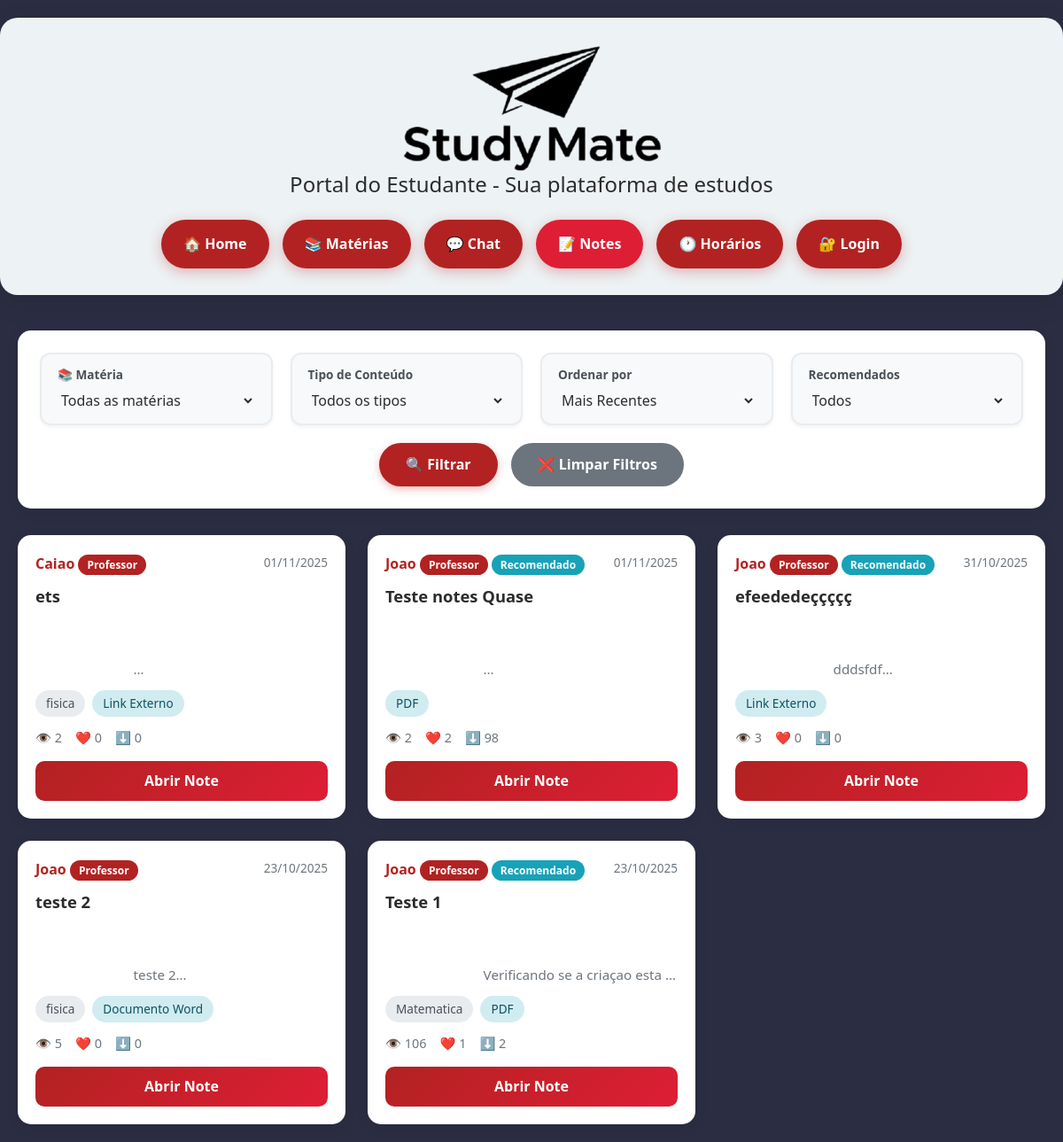
Page /notes/ on the earlier database version.
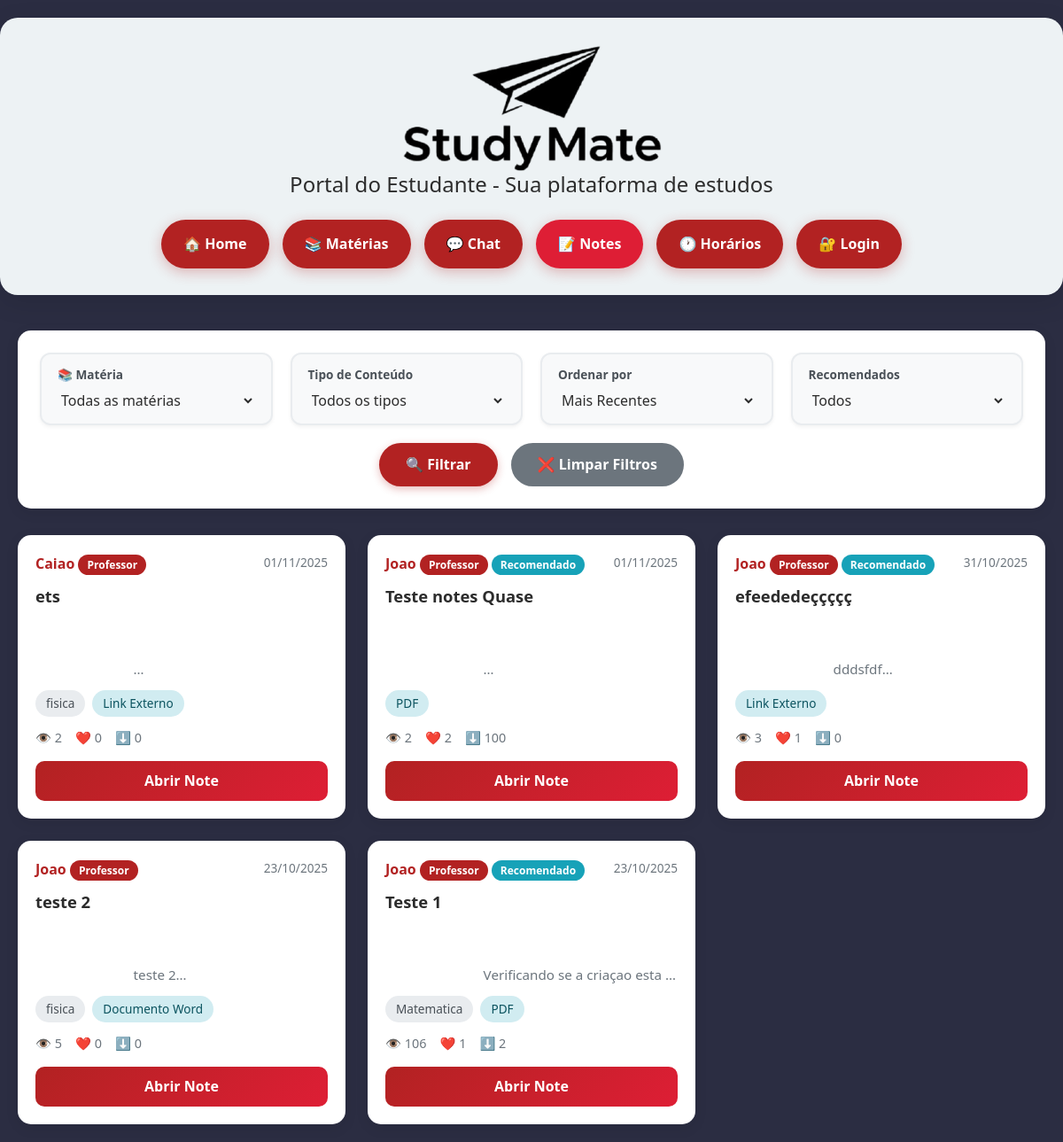
Same page on the later database version.
### notes/models.py (models this page shows, shortened)
class Note(models.Model):
    FILE_TYPES = [
        ('DOC', 'Documento Word'),
        ('PDF', 'PDF'),
        ('PPT', 'Apresentação'),
        ('LINK', 'Link Externo'),
    ]
    author = models.ForeignKey(User, on_delete=models.CASCADE, related_name='notes', verbose_name='Autor')
    title = models.CharField(max_length=50, verbose_name='Título')  # Limite reduzido para 50
    description = models.TextField(max_length=400, blank=True, verbose_name='Descrição')  # Limite 400
    file_type = models.CharField(max_length=10, choices=FILE_TYPES, verbose_name='Tipo')
    file = models.FileField(
        upload_to='notes_files/',
        null=True,
        blank=True,
        validators=[validate_file_size, validate_file_extension],
        verbose_name='Arquivo'
    )
    link = models.URLField(null=True, blank=True, verbose_name='Link')
    subject = models.CharField(max_length=60, null=True, blank=True, verbose_name='Matéria')
    is_recommended = models.BooleanField(default=False, verbose_name='Recomendado')
    created_at = models.DateTimeField(default=timezone.now, verbose_name='Criado em')
    views = models.PositiveIntegerField(default=0, db_index=True, verbose_name='Visualizações')
    likes = models.PositiveIntegerField(default=0, db_index=True, verbose_name='Curtidas')
    downloads = models.PositiveIntegerField(default=0, db_index=True, verbose_name='Downloads')
    class Meta:
        ordering = ['-is_recommended', '-likes', '-views', '-downloads', '-created_at']
        verbose_name = 'Note'
        verbose_name_plural = 'Notes'
        indexes = [
            models.Index(fields=['-likes', '-views']),
            models.Index(fields=['subject']),
            models.Index(fields=['-created_at']),
        ]

### accounts/models.py (models this page shows, shortened)
class User(AbstractUser):
    USER_TYPE_CHOICES = (
        ('admin', 'Administrador'),
        ('professor', 'Professor'),
        ('aluno', 'Aluno'),  # Atualizado de 'estudante' para 'aluno'
    )
    user_type = models.CharField(
        max_length=20,
        choices=USER_TYPE_CHOICES,
        default='aluno',  # Atualizado
        verbose_name='Tipo de Usuário'
    )
    matricula = models.CharField(max_length=20, blank=True, null=True, verbose_name='Matrícula')
    telefone = models.CharField(max_length=15, blank=True, null=True, verbose_name='Telefone')
    first_login = models.BooleanField(default=True, verbose_name='Primeiro Login')
    class Meta:
        verbose_name = 'Usuário'
        verbose_name_plural = 'Usuários'

### notes/views.py (the view)
# urls.py: path('', views.notes_list, name='list'),
def notes_list(request):
    qs = Note.objects.select_related('author').prefetch_related('comments')
    subject = request.GET.get('subject', '')
    file_type = request.GET.get('file_type', '')
    order = request.GET.get('order', 'recent')
    recommended = request.GET.get('recommended', '')
    if subject:
        qs = qs.filter(subject__iexact=subject)
    if file_type:
        qs = qs.filter(file_type=file_type)
    if recommended == 'true':
        qs = qs.filter(is_recommended=True)
    ordering_map = {
        'recent': '-created_at',
        'likes': '-likes',
        'views': '-views',
        'downloads': '-downloads'
    }
    qs = qs.order_by(ordering_map.get(order, '-created_at'))
    paginator = Paginator(qs, 12)
    page_number = request.GET.get('page', 1)
    page_obj = paginator.get_page(page_number)
    subjects = Note.objects.values_list('subject', flat=True).distinct().order_by('subject')
    subjects = [s for s in subjects if s]
    context = {
        'page_obj': page_obj,
        'subjects': subjects,
        'current_subject': subject,
        'current_file_type': file_type,
        'current_order': order,
        'file_types': Note.FILE_TYPES,
    }
    return render(request, 'notes/notes_list.html', context)

### notes/templates/notes/notes_list.html (shortened to what the changed rows need)
<!DOCTYPE html>
<html lang="pt-br">
<head>
    {% load static %}
    <link href="https://cdn.jsdelivr.net/npm/bootstrap@5.3.0/dist/css/bootstrap.min.css" rel="stylesheet">
</head>
<body>
    <div class="container">
        <div class="notes-grid">
            {% for note in page_obj %}
                <div class="note-card">
                    <div class="note-header">
                        <div>
                            <span class="note-author">{{ note.author.username }}</span>
                            {% if note.author.user_type == 'professor' or note.author.is_staff %}
                                <span class="badge-professor">Professor</span>
                            {% endif %}
                            {% if note.is_recommended %}
                                <span class="badge-recommended">Recomendado</span>
                            {% endif %}
                        </div>
                        <span class="note-date">{{ note.created_at|date:"d/m/Y" }}</span>
                    </div>
                    <h3 class="note-title">{{ note.title }}</h3>
                    <p class="note-description">
                    </p>
                    <div class="note-badges">
                        <span class="badge-type">{{ note.get_file_type_display }}</span>
                    </div>
                    <div class="note-metrics">
                        <span title="Visualizações">👁️ {{ note.views }}</span>
                        <span title="Curtidas">❤️ {{ note.likes }}</span>
                        <span title="Downloads">⬇️ {{ note.downloads }}</span>
                    </div>
                    <a href="{% url 'notes:detail' note.pk %}" class="btn-open-note">
                        Abrir Note
                    </a>
                </div>
            {% endfor %}
        </div>
    </div>
</body>
</html>

Differences in the rows shown:
changed Note "Teste notes Quase": downloads "98" → "100"
changed Note "efeededeççççç": likes "0" → "1"
